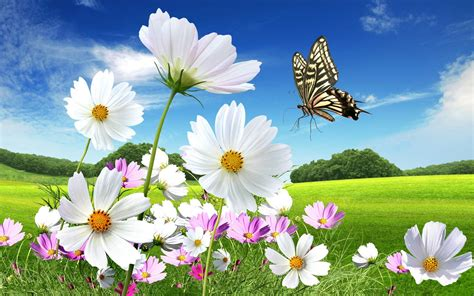
#> input picture image/flower.jpeg, 474 x 296 px, found by its file name
$ python channel.py
#> lines starting #> are read from the running program, lines starting #| are printed output that depends on the picture
import cv2 as cv
import matplotlib.pyplot as plt
import os
import numpy as np

def build_histrogram():
    print(os.getcwd())
    imgpath1 = os.path.join(os.getcwd(), 'image/flower.jpeg')
    img = cv.imread(imgpath1, 1)
#> img is the input picture: shape (296, 474, 3); mean B, G, R 159.4, 164, 136.7
    if img is None:
        print("Failed to load image")
        return

    rgb=img[:,:,::-1]
    r,g,b=cv.split(rgb)
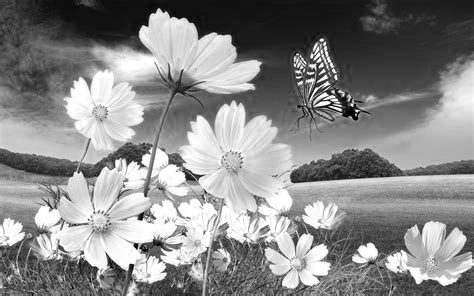
#> r: shape (296, 474); min 0, max 255, mean 136.7
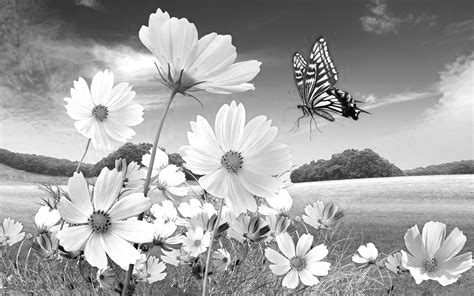
#> g: shape (296, 474); min 0, max 255, mean 164
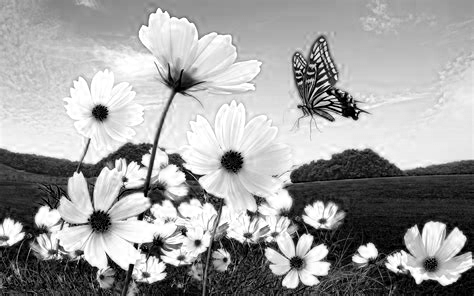
#> b: shape (296, 474); min 0, max 255, mean 159.4
    # plt.figure(figsize=(15, 5))
    colors = ['r', 'g', 'b']

    # [12 lines of commented-out code are left out]
    plt.figure(figsize=(15,10))
    plt.subplot(5,3,1)
    plt.title("RGB IMAGE")
    plt.imshow(rgb)
    plt.subplot(5,3,2)
    plt.title("Red channel",)
    plt.imshow(r,cmap='Reds')
    plt.subplot(5,3,3)
    plt.title("Green Channel")
    plt.imshow(g,cmap='Greens')
    plt.subplot(5,3,4)
    plt.title("Blue channel")
    plt.imshow(b,cmap='Blues')

    rw=r*0.299
    gw=g*0.587
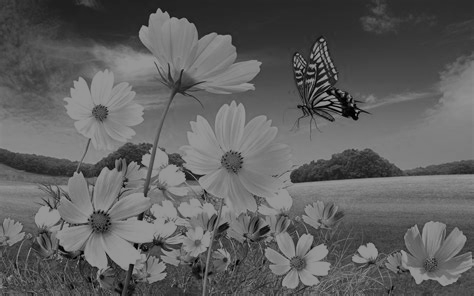
#> gw: shape (296, 474) float64; min 0, max 149.7, mean 96.3
    bw=b*0.114

    plt.subplot(5,3,5)
    plt.title("Red * 0.299")
    plt.imshow(rw,)

    plt.subplot(5,3,6)
    plt.title("Green * 0.144")
    plt.imshow(gw,)

    plt.subplot(5,3,7)
    plt.title("Blue * 0.587")
    plt.imshow(bw,)

    final_img = 0.299*r + 0.587*g + 0.114*b
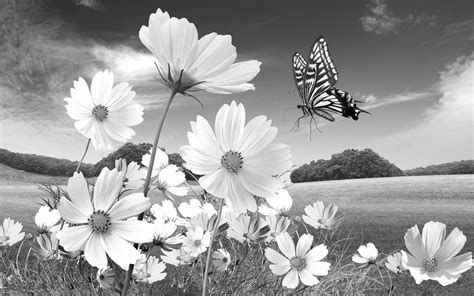
#> final_img: shape (296, 474) float64; min 0.587, max 255, mean 155.3
    plt.subplot(5,3,8)
    plt.title("Gray Image")
    plt.imshow(final_img,cmap='gray')

    plt.figure(figsize=(15,10))
    plt.subplot(3,1,1)
    plt.title("Red Histogram")
    r_histogram=np.zeros(256,dtype=int)
    for val in r.flatten():
        r_histogram[val]+=1
#> this loop made 140304 passes
#> val on passes 1 to 3: 68, 63, 61
#> after the loop, r_histogram = 256 values, max 3448 at index 255, min 4 at index 1, mean 548.1
    plt.plot(range(256), r_histogram,color='red')

    plt.subplot(3,1,2)
    plt.title("Blue Histogram")
    g_histogram=np.zeros(256,dtype=int)
    for val in g.flatten():
        g_histogram[val]+=1
#> this loop made 140304 passes
#> val on passes 1 to 3: 106, 101, 99
#> after the loop, g_histogram = 256 values, max 3752 at index 255, min 8 at index 5, mean 548.1
    plt.plot(range(256), g_histogram,color='blue')

    plt.subplot(3,1,3)
    plt.title("Green Histogram")
    b_histogram=np.zeros(256,dtype=int)
    for val in b.flatten():
        b_histogram[val]+=1
#> this loop made 140304 passes
#> val on passes 1 to 3: 169, 164, 162
#> after the loop, b_histogram = 256 values, max 5493 at index 255, min 83 at index 115, mean 548.1
    plt.plot(range(256), b_histogram,color='green')

    plt.tight_layout()
    plt.show()
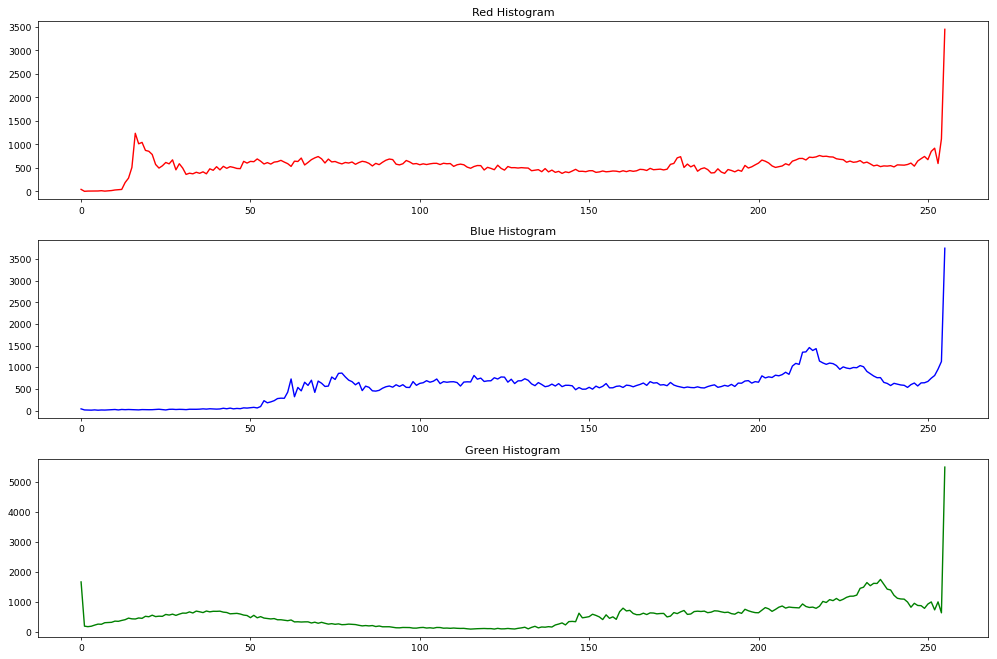
#> figure drawn by matplotlib, 3 panels; panel 1: curve peaks at x = 255, y = 3448; panel 2: curve peaks at x = 255, y = 3752; panel 3: curve peaks at x = 255, y = 5493


if __name__=='__main__':
    build_histrogram()

$ run again, with image/einstein.jpeg copied over image/flower.jpeg
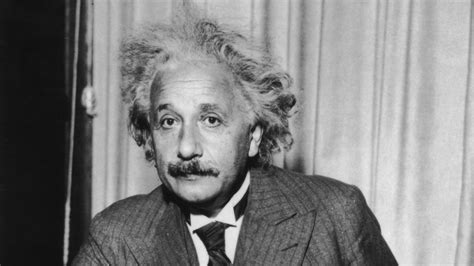
#> input picture image/einstein.jpeg, 474 x 266 px, found by its file name
#> in build_histrogram, img is the input picture: shape (266, 474, 3); min 7, max 240, mean 129.5
#> in build_histrogram, `gw=g*0.587`:
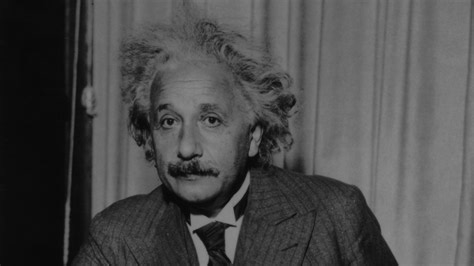
#> gw: shape (266, 474) float64; min 4.11, max 140.9, mean 76
#> the loop in build_histrogram, `for val in r.flatten():` made 126084 passes
#> val on passes 1 to 3: 24, 24, 24
#> after the loop in build_histrogram, `for val in r.flatten():`: r_histogram = 256 values, max 5410 at index 19, min 0 at index 0, mean 492.5
#> the loop in build_histrogram, `for val in g.flatten():` made 126084 passes
#> after the loop in build_histrogram, `for val in g.flatten():`: g_histogram has the same summary as r_histogram
#> the loop in build_histrogram, `for val in b.flatten():` made 126084 passes
#> after the loop in build_histrogram, `for val in b.flatten():`: b_histogram has the same summary as r_histogram
#> in build_histrogram, `plt.show()`:
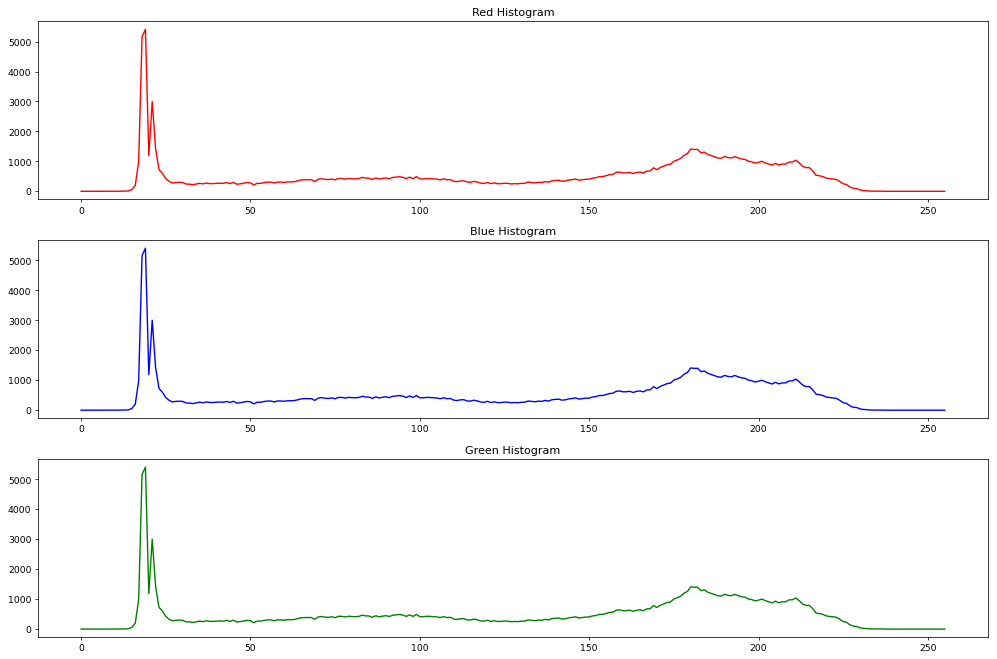
#> figure drawn by matplotlib, 3 panels; panel 1: curve peaks at x = 19, y = 5410; panel 2: curve peaks at x = 19, y = 5410; panel 3: curve peaks at x = 19, y = 5410

$ run again, with image/image-3.jpeg copied over image/flower.jpeg
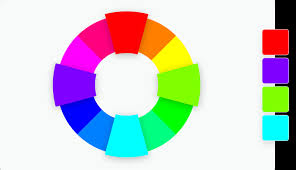
#> input picture image/image-3.jpeg, 296 x 170 px, found by its file name
#> in build_histrogram, img is the input picture: shape (170, 296, 3); mean B, G, R 201.9, 202.5, 201.4
#> in build_histrogram, `final_img = 0.299*r + 0.587*g + 0.114*b`:
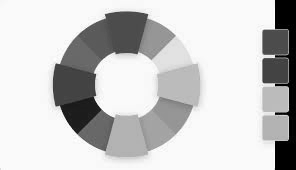
#> final_img: shape (170, 296) float64; min 0, max 255, mean 202.1
#> the loop in build_histrogram, `for val in r.flatten():` made 50320 passes
#> val on passes 1 to 3: 245, 245, 246
#> after the loop in build_histrogram, `for val in r.flatten():`: r_histogram = 256 values, max 26354 at index 249, min 0 at index 65, mean 196.6
#> the loop in build_histrogram, `for val in g.flatten():` made 50320 passes
#> val on passes 1 to 3: 247, 247, 248
#> after the loop in build_histrogram, `for val in g.flatten():`: g_histogram = 256 values, max 26479 at index 251, min 0 at index 31, mean 196.6
#> the loop in build_histrogram, `for val in b.flatten():` made 50320 passes
#> after the loop in build_histrogram, `for val in b.flatten():`: b_histogram = 256 values, max 26361 at index 250, min 0 at index 55, mean 196.6
#> in build_histrogram, `plt.show()`:
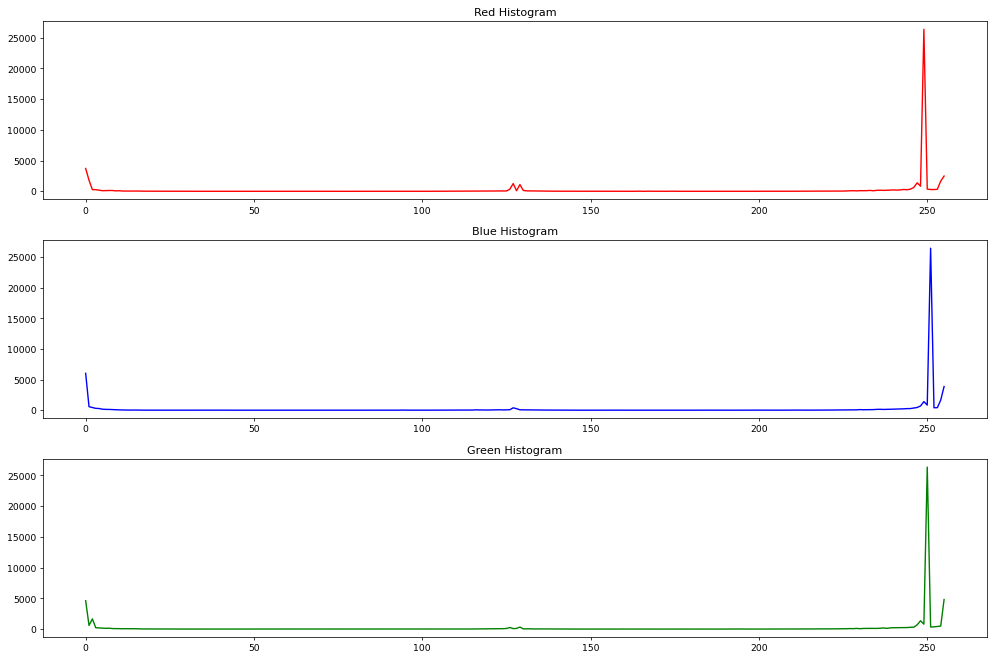
#> figure drawn by matplotlib, 3 panels; panel 1: curve peaks at x = 249, y = 26354; panel 2: curve peaks at x = 251, y = 26479; panel 3: curve peaks at x = 250, y = 26361
